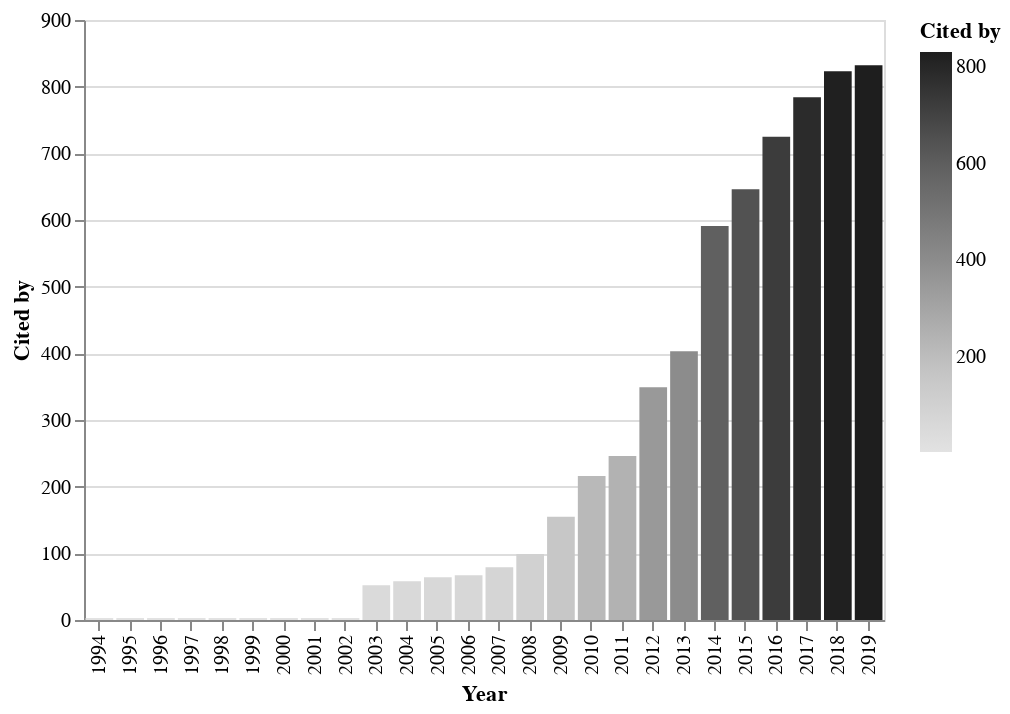

Notebook cell for this chart:
### Code cell
alt_bar_graph(citationsByYear(records, cumulative=True))

### Figure 1 — Vega-Lite specification as saved in the notebook (floating-point values rounded to 4 significant figures)
{"$schema": "https://vega.github.io/schema/vega-lite/v3.4.0.json", "config": {"mark": {"tooltip": null}, "view": {"height": 300, "width": 400}}, "data": {"name": "data-8e141258adb2fe7970717edb7382b883"}, "datasets": {"data-8e141258adb2fe7970717edb7382b883": [{"Cited by": 3, "Year": 1994}, {"Cited by": 3, "Year": 1995}, {"Cited by": 3, "Year": 1996}, {"Cited by": 3, "Year": 1997}, {"Cited by": 3, "Year": 1998}, {"Cited by": 3, "Year": 1999}, {"Cited by": 3, "Year": 2000}, {"Cited by": 3, "Year": 2001}, {"Cited by": 3, "Year": 2002}, {"Cited by": 52, "Year": 2003}, {"Cited by": 58, "Year": 2004}, {"Cited by": 64, "Year": 2005}, {"Cited by": 67, "Year": 2006}, {"Cited by": 79, "Year": 2007}, {"Cited by": 99, "Year": 2008}, {"Cited by": 155, "Year": 2009}, {"Cited by": 216, "Year": 2010}, {"Cited by": 246, "Year": 2011}, {"Cited by": 349, "Year": 2012}, {"Cited by": 403, "Year": 2013}, {"Cited by": 591, "Year": 2014}, {"Cited by": 646, "Year": 2015}, {"Cited by": 725, "Year": 2016}, {"Cited by": 784, "Year": 2017}, {"Cited by": 823, "Year": 2018}, {"Cited by": 832, "Year": 2019}]}, "encoding": {"color": {"field": "Cited by", "scale": {"scheme": "greys"}, "type": "quantitative"}, "x": {"field": "Year", "sort": {"field": "Cited by:Q"}, "type": "nominal"}, "y": {"field": "Cited by", "type": "quantitative"}}, "mark": "bar"}
